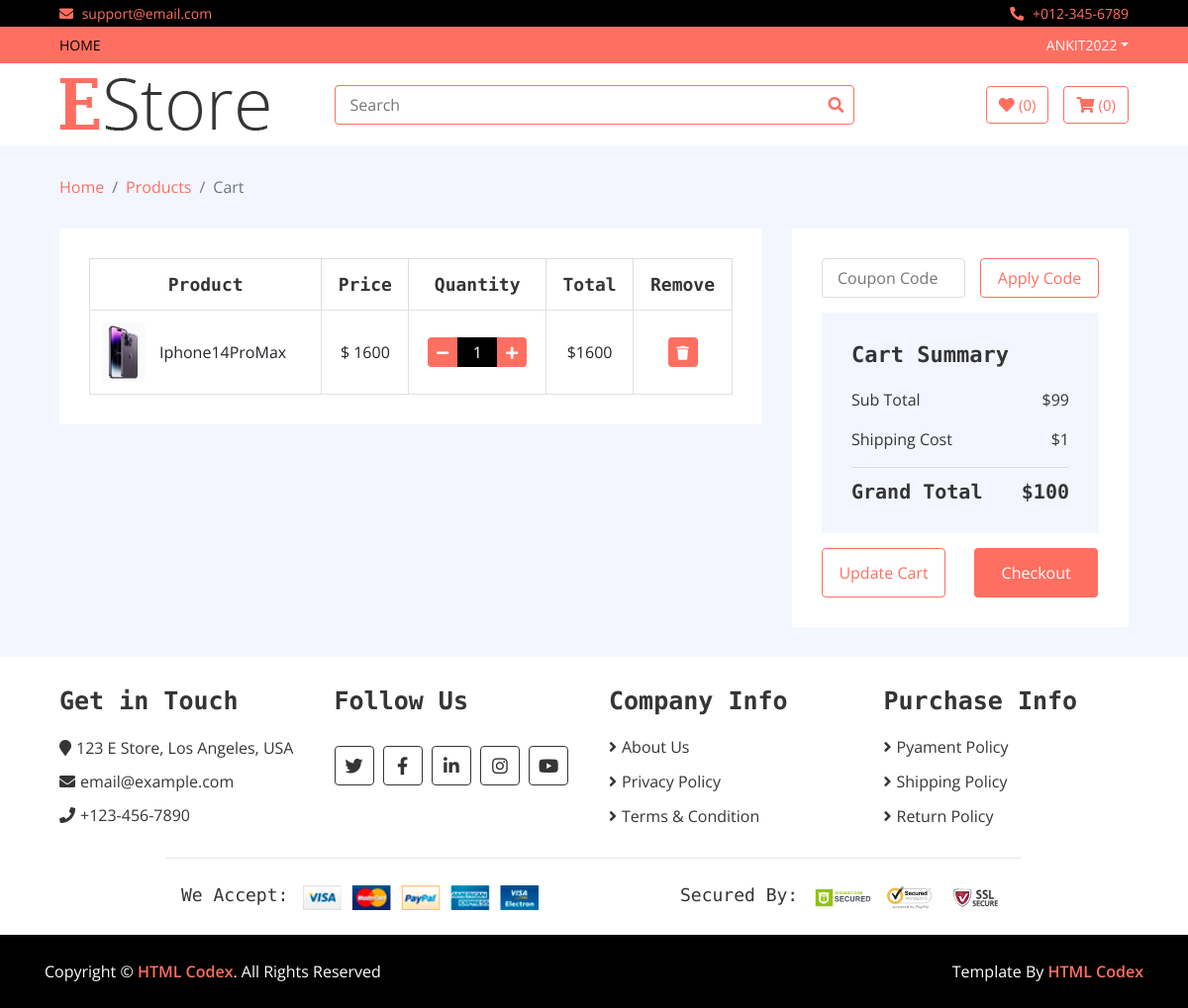
The app's page /cart/ (signed in) with its own data.
### home/models.py (models this page shows, shortened)
class Cart(models.Model):
    username = models.CharField(max_length=400)
    slug = models.CharField(max_length=500)
    items = models.ForeignKey(Product,on_delete=models.CASCADE)
    quantity = models.IntegerField(default=1)
    total = models.IntegerField()
    checkout = models.BooleanField(default=False)

class Product(models.Model):
    name = models.CharField(max_length=400)
    slug = models.CharField(max_length=400)
    image = models.ImageField(upload_to='media')
    price = models.IntegerField()
    discounted_price = models.IntegerField(default = 0)
    category = models.ForeignKey(Category,on_delete=models.CASCADE)
    subcategory = models.ForeignKey(SubCategory,on_delete=models.CASCADE)
    brand = models.ForeignKey(Brand,on_delete=models.CASCADE)
    stock = models.CharField(max_length=100, choices=STOCK)
    labels = models.CharField(max_length=100,choices = LABELS)
    description = models.TextField(blank=True)
    specification = models.TextField(blank=True)

### home/views.py (the view)
# urls.py: path('cart/',CartView.as_view(),name='cart'),
class CartView(BaseView):
    def get(self,request):
        self.context
        username = request.user.username
        self.context['cart_views'] = Cart.objects.filter(username = username, checkout = False)
        return render(request,'cart.html',self.context)

### templates/cart.html
{% extends 'base.html' %}
{% load static %}
{% block content %}
        <div class="breadcrumb-wrap">
            <div class="container-fluid">
                <ul class="breadcrumb">
                    <li class="breadcrumb-item"><a href="#">Home</a></li>
                    <li class="breadcrumb-item"><a href="#">Products</a></li>
                    <li class="breadcrumb-item active">Cart</li>
                </ul>
            </div>
        </div>
        <div class="cart-page">
            <div class="container-fluid">
                <div class="row">
                    <div class="col-lg-8">
                        <div class="cart-page-inner">
                            <div class="table-responsive">
                                <table class="table table-bordered">
                                    <thead class="thead-dark">
                                        <tr>
                                            <th>Product</th>
                                            <th>Price</th>
                                            <th>Quantity</th>
                                            <th>Total</th>
                                            <th>Remove</th>
                                        </tr>
                                    </thead>
                                    <tbody class="align-middle">
                                    {% for cart in cart_views %}
                                    <tr>
                                            <td>
                                                <div class="img">
                                                    <a href="#"><img src="{{cart.items.image.url}}" alt="Image"></a>
                                                    <p>{{cart.items.name}}</p>
                                                </div>
                                            </td>
                                            <td>${% if cart.discounted_price > 0 %}
                                            {% else %}
                                             {{cart.items.price}}
                                            {% endif %}</td>
                                            <td>
                                                <div class="qty">
                                                    <button class="btn-minus"><i class="fa fa-minus"></i></button>
                                                    <input type="text" value="{{cart.quantity }}">
                                                    <button class="btn-plus"><i class="fa fa-plus"></i></button>
                                                </div>
                                            </td>
                                            <td>${{cart.total}}</td>
                                            <td><button><i class="fa fa-trash"></i></button></td>
                                        </tr>
                                    {% endfor %}
                                    </tbody>
                                </table>
                            </div>
                        </div>
                    </div>
                    <div class="col-lg-4">
                        <div class="cart-page-inner">
                            <div class="row">
                                <div class="col-md-12">
                                    <div class="coupon">
                                        <input type="text" placeholder="Coupon Code">
                                        <button>Apply Code</button>
                                    </div>
                                </div>
                                <div class="col-md-12">
                                    <div class="cart-summary">
                                        <div class="cart-content">
                                            <h1>Cart Summary</h1>
                                            <p>Sub Total<span>$99</span></p>
                                            <p>Shipping Cost<span>$1</span></p>
                                            <h2>Grand Total<span>$100</span></h2>
                                        </div>
                                        <div class="cart-btn">
                                            <button>Update Cart</button>
                                            <button>Checkout</button>
                                        </div>
                                    </div>
                                </div>
                            </div>
                        </div>
                    </div>
                </div>
            </div>
        </div>
      {% endblock %}

### templates/base.html (shortened to what this page needs)
<!DOCTYPE html>
{% load static %}
<html lang="en">
    <head>
        <link href="https://stackpath.bootstrapcdn.com/bootstrap/4.4.1/css/bootstrap.min.css" rel="stylesheet">
        <link href="https://cdnjs.cloudflare.com/ajax/libs/font-awesome/5.10.0/css/all.min.css" rel="stylesheet">
        <link href="{% static 'lib/slick/slick.css' %}" rel="stylesheet">
        <link href="{% static 'lib/slick/slick-theme.css' %}" rel="stylesheet">
        <link href="{% static 'css/style.css' %}" rel="stylesheet">
    </head>
    <body>
        <div class="top-bar">
            <div class="container-fluid">
                <div class="row">
                    <div class="col-sm-6">
                        <i class="fa fa-envelope"></i>
                        support@email.com
                    </div>
                    <div class="col-sm-6">
                        <i class="fa fa-phone-alt"></i>
                        +012-345-6789
                    </div>
                </div>
            </div>
        </div>
        <div class="nav">
            <div class="container-fluid">
                <nav class="navbar navbar-expand-md bg-dark navbar-dark">
                    <div class="collapse navbar-collapse justify-content-between" id="navbarCollapse">
                        <div class="navbar-nav mr-auto">
                            <a href="index.html" class="nav-item nav-link active">Home</a>
            </div>
                        {% if user.is_authenticated %}
                        <div class="navbar-nav ml-auto">
                            <div class="nav-item dropdown">
                                <a href="#" class="nav-link dropdown-toggle" data-toggle="dropdown">{{user.username}}</a>
                            </div>
                        </div>
                        {% endif %}
                        </div>
                </nav>
            </div>
        </div>
        <div class="bottom-bar">
            <div class="container-fluid">
                <div class="row align-items-center">
                    <div class="col-md-3">
                        <div class="logo">
                            <a href="index.html">
                                <img src="{% static 'img/logo.png' %}" alt="Logo">
                            </a>
                        </div>
                    </div>
                    <div class="col-md-6">
                        <form method="get" action="/search">
                            <div class="search">
                            <input name="query" type="text" placeholder="Search">
                            <button type="submit"><i class="fa fa-search"></i></button>
                        </div>
                        </form>
                    </div>
                    <div class="col-md-3">
                        <div class="user">
                            <a href="wishlist.html" class="btn wishlist">
                                <i class="fa fa-heart"></i>
                                <span>(0)</span>
                            </a>
                            <a href="cart.html" class="btn cart">
                                <i class="fa fa-shopping-cart"></i>
                                <span>(0)</span>
                            </a>
                        </div>
                    </div>
                </div>
            </div>
        </div>
{% block content %}
{% endblock %}
        <div class="footer">
            <div class="container-fluid">
                <div class="row">
                    <div class="col-lg-3 col-md-6">
                        <div class="footer-widget">
                            <h2>Get in Touch</h2>
                            <div class="contact-info">
                                <p><i class="fa fa-map-marker"></i>123 E Store, Los Angeles, USA</p>
                                <p><i class="fa fa-envelope"></i>email@example.com</p>
                                <p><i class="fa fa-phone"></i>+123-456-7890</p>
                            </div>
                        </div>
                    </div>
                    <div class="col-lg-3 col-md-6">
                        <div class="footer-widget">
                            <h2>Follow Us</h2>
                            <div class="contact-info">
                                <div class="social">
                                    <a href=""><i class="fab fa-twitter"></i></a>
                                    <a href=""><i class="fab fa-facebook-f"></i></a>
                                    <a href=""><i class="fab fa-linkedin-in"></i></a>
                                    <a href=""><i class="fab fa-instagram"></i></a>
                                    <a href=""><i class="fab fa-youtube"></i></a>
                                </div>
                            </div>
                        </div>
                    </div>
                    <div class="col-lg-3 col-md-6">
                        <div class="footer-widget">
                            <h2>Company Info</h2>
                            <ul>
                                <li><a href="#">About Us</a></li>
                                <li><a href="#">Privacy Policy</a></li>
                                <li><a href="#">Terms & Condition</a></li>
                            </ul>
                        </div>
                    </div>
                    <div class="col-lg-3 col-md-6">
                        <div class="footer-widget">
                            <h2>Purchase Info</h2>
                            <ul>
                                <li><a href="#">Pyament Policy</a></li>
                                <li><a href="#">Shipping Policy</a></li>
                                <li><a href="#">Return Policy</a></li>
                            </ul>
                        </div>
                    </div>
                </div>
                <div class="row payment align-items-center">
                    <div class="col-md-6">
                        <div class="payment-method">
                            <h2>We Accept:</h2>
                            <img src="img/payment-method.png" alt="Payment Method" />
                        </div>
                    </div>
                    <div class="col-md-6">
                        <div class="payment-security">
                            <h2>Secured By:</h2>
                            <img src="img/godaddy.svg" alt="Payment Security" />
                            <img src="img/norton.svg" alt="Payment Security" />
                            <img src="img/ssl.svg" alt="Payment Security" />
                        </div>
                    </div>
                </div>
            </div>
        </div>
        <div class="footer-bottom">
            <div class="container">
                <div class="row">
                    <div class="col-md-6 copyright">
                        <p>Copyright &copy; <a href="https://htmlcodex.com">HTML Codex</a>. All Rights Reserved</p>
                    </div>
                    <div class="col-md-6 template-by">
                        <p>Template By <a href="https://htmlcodex.com">HTML Codex</a></p>
                    </div>
                </div>
            </div>
        </div>
    </body>
</html>

### records on screen
Cart: items.image (picture), items.name "Iphone14ProMax", items.price "1600", quantity "1", total "1600"

### other values on screen
{{ user.username }} "ANKIT2022"
